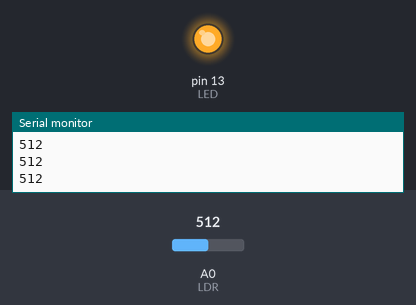
The sketch below on a simulated Arduino Uno, built with avr-gcc and run on an emulated ATmega328P. On the bench: output pins drawn as LEDs (lit = HIGH), the last lines printed to the serial monitor. The test bench sets the inputs (shaded band); at power-on: A0 (LDR) = 512.

Above: at 1.2 s.
1.3 s: A0 (LDR) set to 307
2.8 s: A0 (LDR) set to 281
At 3.8 s:
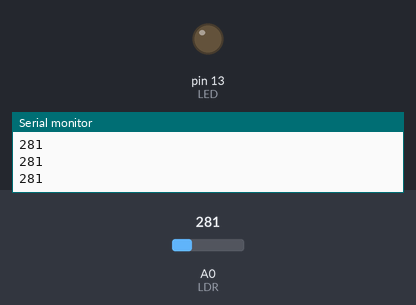
4.3 s: A0 (LDR) set to 306
At 4.9 s:
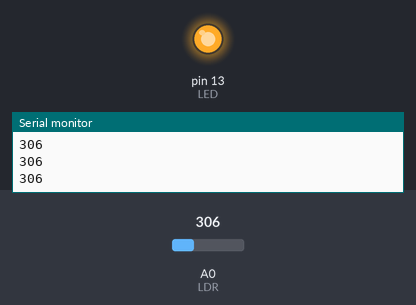
5.8 s: A0 (LDR) set to 290
At 6.1 s:
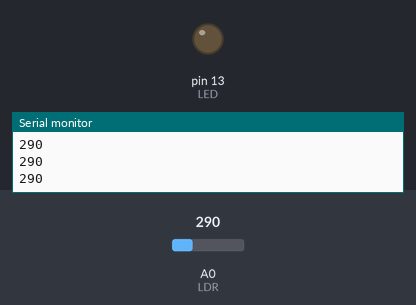
Timing chart, 0 to 8.3 s (numbered marks = the images above; inputs shaded):
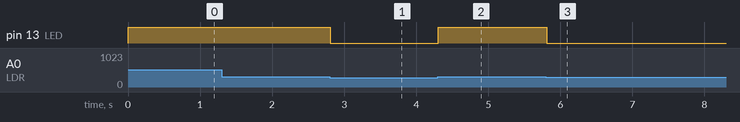

The sketch:

sketch_10.ino
```cpp
int LED=13;
int LDR=A0;
int Poti=A1;
int cnt=0;

void setup() {
 pinMode(LED,OUTPUT);
Serial.begin(9600);
}

void loop() {
 /*if (analogRead(LDR)>analogRead(Poti)) cnt=0;
 if (analogRead(LDR)<analogRead(Poti)) cnt++;
     Serial.print("LDR");
Serial.println(LDR);
 Serial.print("POTI");
Serial.println(Poti);

 if(cnt>300)
 {
  //Serial.println("включение");
  digitalWrite(LED,HIGH);
  do{
    delay(1000);
  }while(analogRead(LDR)<analogRead(Poti));
  cnt=0;
  digitalWrite(LED,LOW);
 }
 delay(10);*/

 int val = analogRead(LDR);
  Serial.println(val);
  if (val < 300) {
    digitalWrite(LED, LOW);
  } else {
    digitalWrite(LED, HIGH);
  }
}
```

Measured:
- the behaviour switches between 300 and 299 on A0 (LDR) (found by bisection; images 0 and 1)
- after the input at 2.8 s, pin 13 (LED): HIGH → LOW at once
- after the input at 4.3 s, pin 13 (LED): LOW → HIGH at once
- after the input at 5.8 s, pin 13 (LED): HIGH → LOW at once
